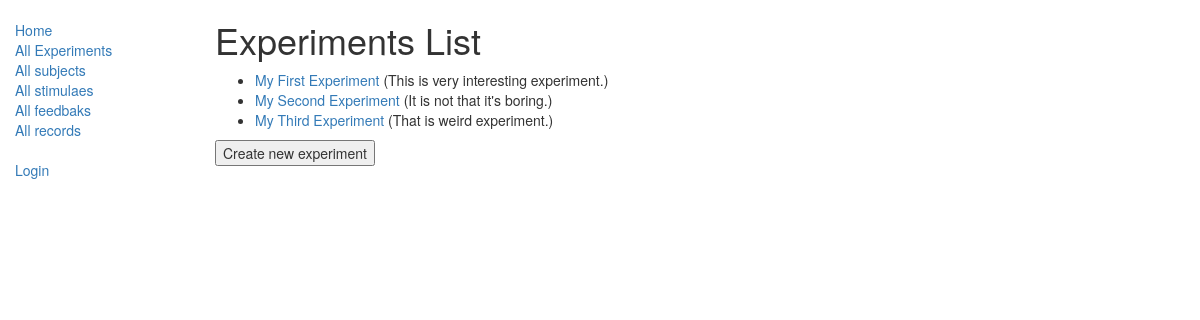
Page /lablog/experiments/ on the committed database.
### lablog/models.py (models this page shows, shortened)
class Experiment(models.Model):
    title = models.CharField(max_length=200)
    summary = models.TextField(max_length=1000, help_text="Enter a brief description of the experiment")
    subjects = models.ManyToManyField('Subject')
    isbn = models.CharField('ISBN',max_length=13, help_text='13 CharacterISBN number')
    stimulae = models.ManyToManyField(Stimulae, help_text="Select a stimulae for this experiment")
    feedback = models.ManyToManyField(Feedback, help_text="Select a feedback for this experiment")
    class Meta:
        ordering = ['title']
    def get_absolute_url(self):
        return reverse('experiment-detail', args=[str(self.id)])

### lablog/views.py (the view)
class ExperimentListView(generic.ListView):
    model = Experiment
    paginate_by = 10

### lablog/templates/lablog/experiment_list.html
{% extends "base_generic.html" %}
{% block content %}
    <h1>Experiments List</h1>
    {% if experiment_list %}
    <ul>
      {% for experiment in experiment_list %}
      <li>
        <a href="{{ experiment.get_absolute_url }}">{{ experiment.title }}</a> ({{experiment.summary}})
      </li>
      {% endfor %}
    </ul>
    {% else %}
      <p>There are no experiments yet.</p>
    {% endif %}
     <form>
    <input type="button" value="Create new experiment" onclick="window.location.href='{% url 'experiment_create'%}'" />
    </form>
{% endblock %}

### rows in the picture
Experiment: title "My First Experiment", summary "This is very interesting experiment."
Experiment: title "My Second Experiment", summary "It is not that it's boring."
Experiment: title "My Third Experiment", summary "That is weird experiment."
